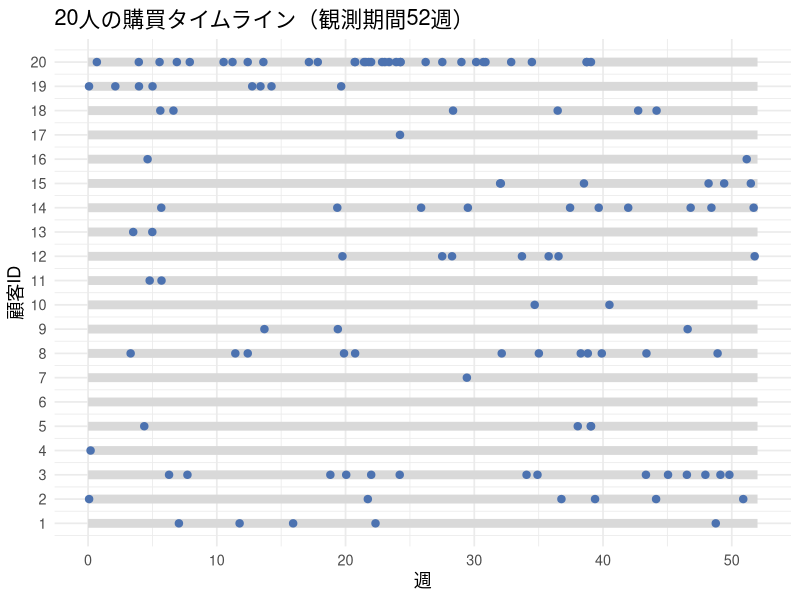
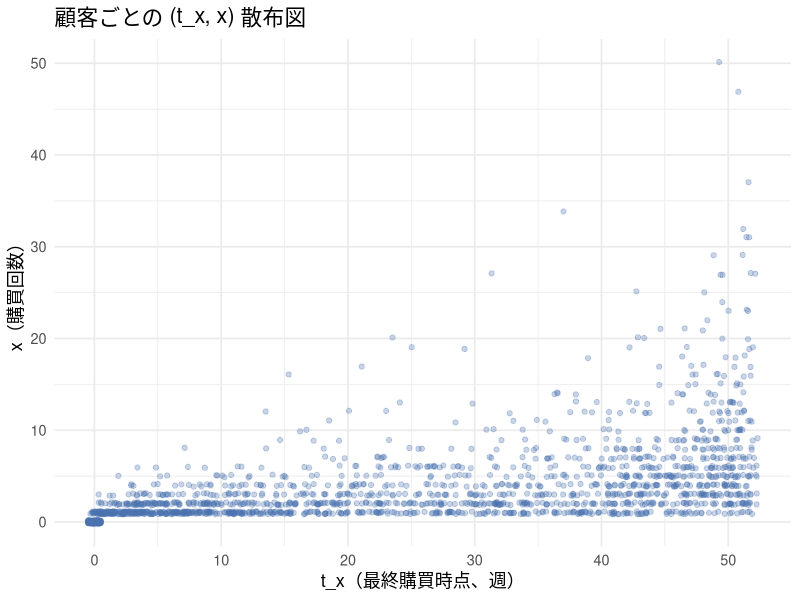
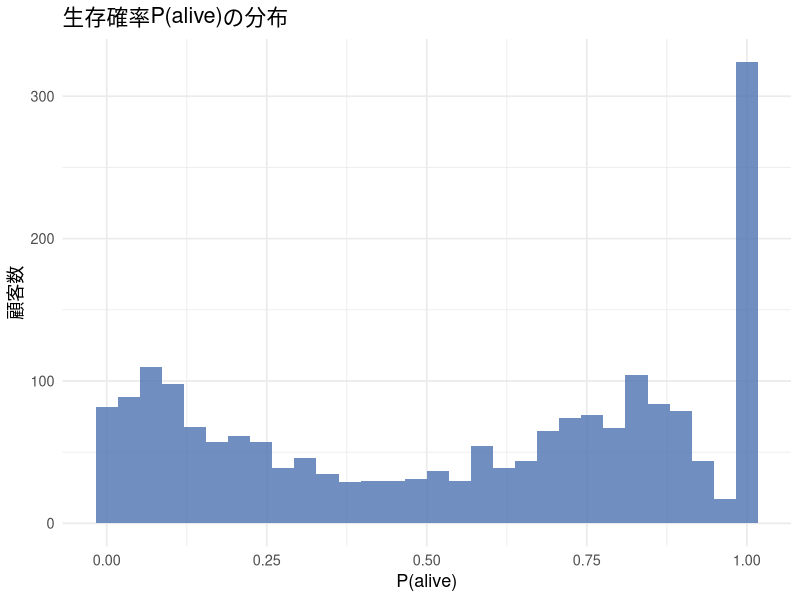
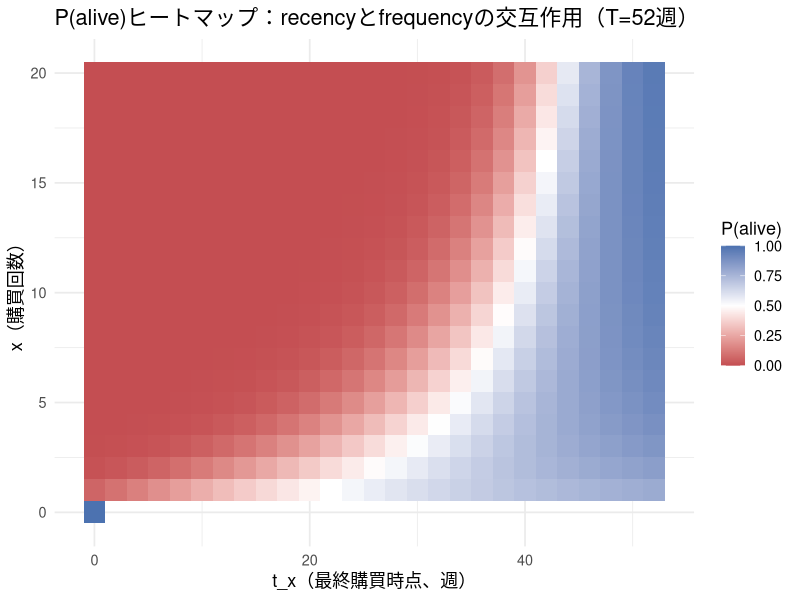
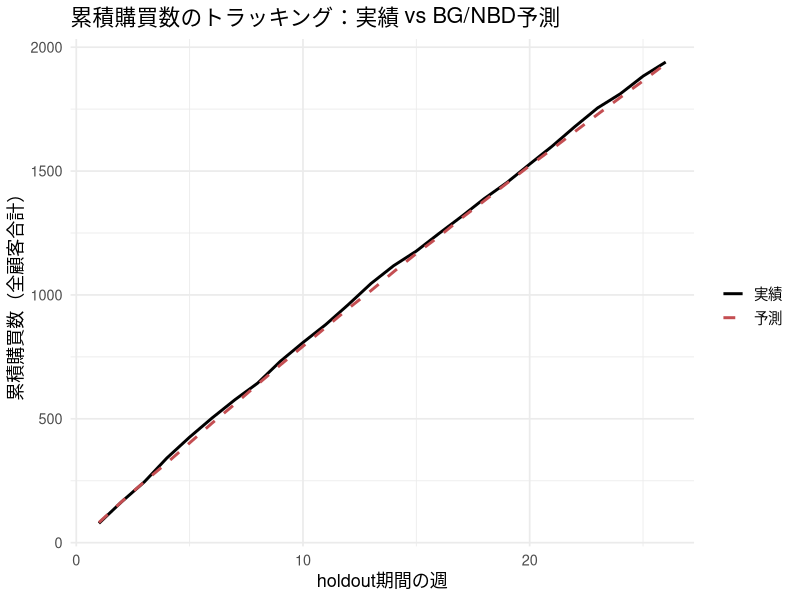
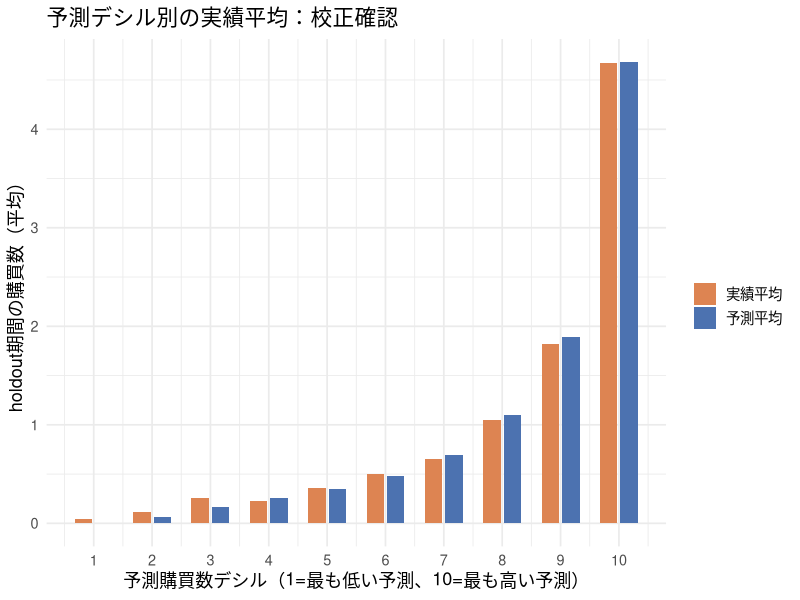

These charts were generated, in order, by the following R code:
## ---- chunk 1
#| include: false
library(ggplot2)
library(dplyr)
library(tidyr)
library(knitr)

set.seed(202610)

theme_lecture <- function() {
  fam <- if (Sys.info()[["sysname"]] == "Darwin") "Hiragino Sans" else ""
  theme_minimal(base_size = 13, base_family = fam)
}
theme_set(theme_lecture())
knitr::opts_chunk$set(fig.align = "center", dpi = 144)
options(scipen = 8)
## ---- chunk 2
#| label: fig-lec10-timeline
#| fig-cap: "20人分の購買タイムライン（横軸=観測期間の週。点=購買イベント）"

simulate_customer_events <- function(lambda, p_drop, T) {
  t <- 0
  events <- c()
  repeat {
    wait <- rexp(1, rate = lambda)
    t_next <- t + wait
    if (t_next > T) break
    t <- t_next
    events <- c(events, t)
    if (runif(1) < p_drop) break   # 購買直後に確率p_dropで離脱
  }
  events
}

n_demo <- 20
T_demo <- 52
r_demo <- 0.8; alpha_demo <- 6; a_demo <- 0.7; b_demo <- 2.5

lambda_demo <- rgamma(n_demo, shape = r_demo, rate = alpha_demo)
p_demo <- rbeta(n_demo, a_demo, b_demo)

timeline_list <- lapply(1:n_demo, function(i) {
  ev <- simulate_customer_events(lambda_demo[i], p_demo[i], T_demo)
  # 購買0回の顧客は rep(i, 0) が長さ0になり、0行のdata.frameになる（安全）
  data.frame(customer = rep(i, length(ev)), event_time = ev)
})
timeline_df <- do.call(rbind, timeline_list)

ggplot(timeline_df, aes(x = event_time, y = customer)) +
  annotate("segment", x = 0, xend = T_demo, y = 1:n_demo, yend = 1:n_demo,
           color = "gray85", linewidth = 3) +
  geom_point(color = "#4C72B0", size = 2.2) +
  labs(x = "週", y = "顧客ID", title = "20人の購買タイムライン（観測期間52週）") +
  scale_y_continuous(breaks = 1:n_demo)
## ---- chunk 3
#| label: lec10-dgp

N <- 2000
T_cal <- 52     # calibration期間（週）
T_holdout <- 26 # holdout期間（週）
T_total <- T_cal + T_holdout

r_true <- 0.8; alpha_true <- 6; a_true <- 0.7; b_true <- 2.5

lambda_true <- rgamma(N, shape = r_true, rate = alpha_true)
p_true <- rbeta(N, a_true, b_true)

# 各顧客の購買イベントを観測期間全体(calibration+holdout)でシミュレーションする
simulate_full_history <- function(lambda, p_drop, T) {
  t <- 0
  events <- c()
  repeat {
    wait <- rexp(1, rate = lambda)
    t_next <- t + wait
    if (t_next > T) break
    t <- t_next
    events <- c(events, t)
    if (runif(1) < p_drop) break
  }
  events
}

all_events <- vector("list", N)
for (i in 1:N) {
  all_events[[i]] <- simulate_full_history(lambda_true[i], p_true[i], T_total)
}

# calibration期間(52週)だけを見て (x, t_x) を作る(holdoutの情報は使わない)
x_cal  <- sapply(all_events, function(ev) sum(ev <= T_cal))
tx_cal <- sapply(all_events, function(ev) {
  ev_cal <- ev[ev <= T_cal]
  if (length(ev_cal) == 0) 0 else max(ev_cal)
})

cat("calibration期間の購買回数xの分布:\n")
table(cut(x_cal, breaks = c(-1, 0, 1, 2, 3, 5, 10, Inf),
          labels = c("0", "1", "2", "3", "4-5", "6-10", "11+")))
## ---- chunk 4
#| label: fig-lec10-scatter
#| fig-cap: "顧客ごとの (t_x, x) 散布図（calibration期間52週）"

scatter_df <- data.frame(x = x_cal, tx = tx_cal)
ggplot(scatter_df, aes(x = tx, y = x)) +
  geom_jitter(alpha = 0.3, width = 0.5, height = 0.15, color = "#4C72B0") +
  labs(x = "t_x（最終購買時点、週）", y = "x（購買回数）",
       title = "顧客ごとの (t_x, x) 散布図")
## ---- chunk 5
#| label: lec10-loglik

# logsumexp: log(exp(a) + exp(b)) を数値的に安定に計算する
logsumexp2 <- function(log_a, log_b) {
  m <- pmax(log_a, log_b)
  m + log(exp(log_a - m) + exp(log_b - m))
}

# BG/NBDの対数尤度（ベクトル化: x, tx, Tは同じ長さのベクトル）
bgnbd_loglik <- function(r, alpha, a, b, x, tx, T) {
  ln_Bab <- lbeta(a, b)  # 定数(全顧客共通)

  # 第1項(常に生きている経路)
  ln_A0 <- lbeta(a, b + x) - ln_Bab +
    lgamma(r + x) - lgamma(r) +
    r * log(alpha) - (r + x) * log(alpha + T)

  # 第2項(t_xで離脱していた経路)。x=0の行では式自体を評価しない
  ln_A1 <- rep(-Inf, length(x))
  idx <- x > 0
  ln_A1[idx] <- lbeta(a + 1, b + x[idx] - 1) - ln_Bab +
    lgamma(r + x[idx]) - lgamma(r) +
    r * log(alpha) - (r + x[idx]) * log(alpha + tx[idx])

  logsumexp2(ln_A0, ln_A1)
}

# optimに渡す負の対数尤度。thetaはlog変換した(r,alpha,a,b)を受け取る(正値制約を外すため)
neg_loglik_bgnbd <- function(theta_log, x, tx, T) {
  params <- exp(theta_log)
  r <- params[1]; alpha <- params[2]; a <- params[3]; b <- params[4]
  -sum(bgnbd_loglik(r, alpha, a, b, x, tx, T))
}
## ---- chunk 6
#| label: lec10-mle

theta_init <- log(c(r = 1, alpha = 1, a = 1, b = 1))

opt_result <- optim(
  par = theta_init,
  fn = neg_loglik_bgnbd,
  x = x_cal, tx = tx_cal, T = rep(T_cal, N),
  method = "L-BFGS-B",
  hessian = TRUE
)

theta_hat <- exp(opt_result$par)
names(theta_hat) <- c("r", "alpha", "a", "b")
theta_hat
## ---- chunk 7
#| label: lec10-recovery-table

true_params <- c(r = r_true, alpha = alpha_true, a = a_true, b = b_true)

recovery_df <- data.frame(
  parameter = names(true_params),
  true_value = true_params,
  estimate = round(theta_hat, 4)
)
kable(recovery_df, caption = "真値とMLE推定値の比較（N=2,000、calibration 52週）")
## ---- chunk 8
#| label: lec10-se

# Hessianはlog-scaleのthetaについてのものなので、delta法で元のスケールのSEに変換する
vcov_log <- solve(opt_result$hessian)
se_log <- sqrt(diag(vcov_log))

# delta法: g(theta) = exp(theta) のとき se(g(theta)) ~ g(theta) * se(theta)
se_orig <- theta_hat * se_log

ci_lower <- theta_hat - 1.96 * se_orig
ci_upper <- theta_hat + 1.96 * se_orig

inference_df <- data.frame(
  parameter = names(true_params),
  true_value = true_params,
  estimate = round(theta_hat, 4),
  se = round(se_orig, 4),
  ci_lower = round(ci_lower, 4),
  ci_upper = round(ci_upper, 4)
)
kable(inference_df, caption = "推定値・標準誤差・95%信頼区間（真値との比較）")
## ---- chunk 9
#| label: lec10-palive-fn

palive_bgnbd <- function(r, alpha, a, b, x, tx, T) {
  ratio <- (alpha + T) / (alpha + tx)
  term <- ifelse(x > 0, (a / (b + x - 1)) * ratio^(r + x), 0)
  1 / (1 + term)
}

# 全顧客にP(alive)を付与する
palive_all <- palive_bgnbd(theta_hat["r"], theta_hat["alpha"], theta_hat["a"], theta_hat["b"],
                           x_cal, tx_cal, T_cal)

cat("P(alive)の要約統計:\n")
summary(palive_all)
## ---- chunk 10
#| label: fig-lec10-palive-hist
#| fig-cap: "P(alive)の分布（全顧客）"

ggplot(data.frame(palive = palive_all), aes(x = palive)) +
  geom_histogram(bins = 30, fill = "#4C72B0", alpha = 0.8) +
  labs(x = "P(alive)", y = "顧客数", title = "生存確率P(alive)の分布")
## ---- chunk 11
#| label: fig-lec10-palive-heatmap
#| fig-cap: "(x, t_x)平面でのP(alive)ヒートマップ（T=52週）"

x_grid  <- 0:20
tx_grid <- seq(0, 52, by = 2)

heatmap_df <- expand.grid(x = x_grid, tx = tx_grid)
# t_x > T になる組み合わせ、あるいは x=0なのにtx>0という不可能な組み合わせは除く
heatmap_df <- heatmap_df[heatmap_df$tx <= T_cal & !(heatmap_df$x == 0 & heatmap_df$tx > 0), ]

heatmap_df$palive <- palive_bgnbd(
  theta_hat["r"], theta_hat["alpha"], theta_hat["a"], theta_hat["b"],
  heatmap_df$x, heatmap_df$tx, T_cal
)

ggplot(heatmap_df, aes(x = tx, y = x, fill = palive)) +
  geom_tile() +
  scale_fill_gradient2(low = "#C44E52", mid = "white", high = "#4C72B0",
                        midpoint = 0.5, limits = c(0, 1)) +
  labs(x = "t_x（最終購買時点、週）", y = "x（購買回数）", fill = "P(alive)",
       title = "P(alive)ヒートマップ：recencyとfrequencyの交互作用（T=52週）")
## ---- chunk 12
#| label: lec10-recency-frequency-example

# T=52週、最終購買が44週目(=最後の購買から8週間の沈黙)で固定し、xを変える
tx_fixed <- 44
example_df <- data.frame(x = c(1, 2, 3, 5, 8, 12, 20))
example_df$palive <- palive_bgnbd(
  theta_hat["r"], theta_hat["alpha"], theta_hat["a"], theta_hat["b"],
  example_df$x, tx_fixed, T_cal
)
kable(example_df, digits = 4,
      caption = "recency固定(最終購買から8週間沈黙)でも、frequencyでP(alive)が変わる")
## ---- chunk 13
#| label: lec10-forecast-fn

# 生存している1顧客を、予測開始時点0からhorizon_weeks週だけ前向きに走らせる
simulate_future_path <- function(lambda, p_drop, horizon_weeks) {
  t <- 0
  events <- numeric(0)
  repeat {
    t_next <- t + rexp(1, rate = lambda)
    if (t_next > horizon_weeks) break
    t <- t_next
    events <- c(events, t)
    if (runif(1) < p_drop) break  # 将来の各購買直後にも離脱判定
  }
  events
}

# 1顧客の予測期間合計購買数をS本の将来パスで近似する
simulate_future_purchases <- function(r_hat, alpha_hat, a_hat, b_hat,
                                      x, T_cal, p_alive, H, S = 30) {
  lambda_post <- rgamma(S, shape = r_hat + x, rate = alpha_hat + T_cal)
  p_post <- rbeta(S, shape1 = a_hat, shape2 = b_hat + x)
  is_alive <- runif(S) < p_alive
  n_events <- numeric(S)
  for (s in seq_len(S)) {
    if (!is_alive[s]) next
    n_events[s] <- length(simulate_future_path(lambda_post[s], p_post[s], H))
  }
  mean(n_events)
}
## ---- chunk 14
#| label: lec10-holdout-weekly

# holdout期間を連続時間（単位=週）で前向きに走らせ、(w-1,w]ごとに集計する
simulate_holdout_weekly <- function(r_hat, alpha_hat, a_hat, b_hat,
                                    x, T_cal, p_alive, n_weeks, S = 20) {
  lambda_post <- rgamma(S, shape = r_hat + x, rate = alpha_hat + T_cal)
  p_post <- rbeta(S, shape1 = a_hat, shape2 = b_hat + x)
  is_alive <- runif(S) < p_alive
  weekly_counts <- matrix(0, nrow = S, ncol = n_weeks)
  for (s in seq_len(S)) {
    if (!is_alive[s]) next
    event_times <- simulate_future_path(lambda_post[s], p_post[s], n_weeks)
    if (length(event_times) > 0) {
      # ceiling(t)により、時刻tを実績と同じ区間(w-1,w]へ割り当てる
      weekly_counts[s, ] <- tabulate(ceiling(event_times), nbins = n_weeks)
    }
  }
  colMeans(weekly_counts)
}

# 全顧客についてholdoutの週次予測購買数を積み上げる(計算量を抑えるためS=20)
pred_weekly_matrix <- matrix(0, nrow = N, ncol = T_holdout)
for (i in 1:N) {
  pred_weekly_matrix[i, ] <- simulate_holdout_weekly(
    theta_hat["r"], theta_hat["alpha"], theta_hat["a"], theta_hat["b"],
    x_cal[i], T_cal, palive_all[i], T_holdout, S = 20
  )
}
pred_weekly_total <- colSums(pred_weekly_matrix)
pred_indiv_total  <- rowSums(pred_weekly_matrix)   # 個人ごとの予測合計(デシル分析用)

# 実測: holdout期間(52-78週)の週次購買数
actual_weekly_total <- sapply(1:T_holdout, function(w) {
  sum(sapply(all_events, function(ev) sum(ev > T_cal + w - 1 & ev <= T_cal + w)))
})
actual_indiv_total <- sapply(all_events, function(ev) sum(ev > T_cal))

tracking_summary <- data.frame(
  series = c("実績", "BG/NBD予測"),
  purchases_26_weeks = c(sum(actual_weekly_total), sum(pred_weekly_total))
)
kable(tracking_summary, digits = 1, caption = "holdout 26週の総購買数（再計算結果）")
## ---- chunk 15
#| label: fig-lec10-tracking
#| fig-cap: "holdout期間(26週)の週次累積購買数：実績 vs 予測"

tracking_df <- data.frame(
  week = 1:T_holdout,
  actual_cum = cumsum(actual_weekly_total),
  predicted_cum = cumsum(pred_weekly_total)
) %>%
  pivot_longer(cols = c(actual_cum, predicted_cum), names_to = "type", values_to = "cum_purchases")

ggplot(tracking_df, aes(x = week, y = cum_purchases, color = type, linetype = type)) +
  geom_line(linewidth = 1) +
  scale_color_manual(values = c("actual_cum" = "black", "predicted_cum" = "#C44E52"),
                      labels = c("実績", "予測")) +
  scale_linetype_manual(values = c("actual_cum" = "solid", "predicted_cum" = "dashed"),
                         labels = c("実績", "予測")) +
  labs(x = "holdout期間の週", y = "累積購買数（全顧客合計）", color = "", linetype = "",
       title = "累積購買数のトラッキング：実績 vs BG/NBD予測")
## ---- chunk 16
#| label: fig-lec10-calibration
#| fig-cap: "予測購買数デシル別の実績平均購買数（校正確認）"

decile_df <- data.frame(pred = pred_indiv_total, actual = actual_indiv_total) %>%
  mutate(decile = ntile(pred, 10)) %>%
  group_by(decile) %>%
  summarise(pred_mean = mean(pred), actual_mean = mean(actual), n = n())

decile_long <- decile_df %>%
  select(decile, pred_mean, actual_mean) %>%
  pivot_longer(cols = c(pred_mean, actual_mean), names_to = "type", values_to = "value")

ggplot(decile_long, aes(x = decile, y = value, fill = type)) +
  geom_col(position = position_dodge(width = 0.7), width = 0.6) +
  scale_fill_manual(values = c("pred_mean" = "#4C72B0", "actual_mean" = "#DD8452"),
                     labels = c("実績平均", "予測平均")) +
  scale_x_continuous(breaks = 1:10) +
  labs(x = "予測購買数デシル（1=最も低い予測、10=最も高い予測）",
       y = "holdout期間の購買数（平均）", fill = "",
       title = "予測デシル別の実績平均：校正確認")
## ---- chunk 17
#| label: lec10-clv-example

margin <- 1500          # 1回の購買あたりの粗利(円)
annual_discount <- 0.10 # 実効年率
weekly_discount <- (1 + annual_discount)^(1 / 52) - 1 # 実効週率へ変換
horizon_weeks <- 104    # 2年先まで

compute_clv <- function(r_hat, alpha_hat, a_hat, b_hat, x, T_cal, p_alive,
                        horizon_weeks, weekly_d, margin, S = 200) {
  lambda_post <- rgamma(S, shape = r_hat + x, rate = alpha_hat + T_cal)
  p_post <- rbeta(S, shape1 = a_hat, shape2 = b_hat + x)
  is_alive <- runif(S) < p_alive
  path_value <- numeric(S)
  for (s in seq_len(S)) {
    if (!is_alive[s]) next
    event_times <- simulate_future_path(lambda_post[s], p_post[s], horizon_weeks)
    if (length(event_times) > 0) {
      event_weeks <- ceiling(event_times)
      path_value[s] <- sum(margin / (1 + weekly_d)^event_weeks)
    }
  }
  mean(path_value)
}

# 上位顧客の例(頻繁に買い、最近も購買がある)と平均的顧客の例を比較する
clv_top <- compute_clv(theta_hat["r"], theta_hat["alpha"], theta_hat["a"], theta_hat["b"],
                       x = 15, T_cal = T_cal,
                       p_alive = palive_bgnbd(theta_hat["r"], theta_hat["alpha"],
                                             theta_hat["a"], theta_hat["b"], 15, 50, T_cal),
                       horizon_weeks = horizon_weeks, weekly_d = weekly_discount, margin = margin)

clv_avg <- compute_clv(theta_hat["r"], theta_hat["alpha"], theta_hat["a"], theta_hat["b"],
                       x = 3, T_cal = T_cal,
                       p_alive = palive_bgnbd(theta_hat["r"], theta_hat["alpha"],
                                             theta_hat["a"], theta_hat["b"], 3, 30, T_cal),
                       horizon_weeks = horizon_weeks, weekly_d = weekly_discount, margin = margin)

cat("上位顧客例(x=15,t_x=50)のCLV:", round(clv_top), "円\n")
cat("平均的顧客例(x=3,t_x=30)のCLV:", round(clv_avg), "円\n")
cat("CLV比(上位/平均):", round(clv_top / clv_avg, 2), "倍\n")
